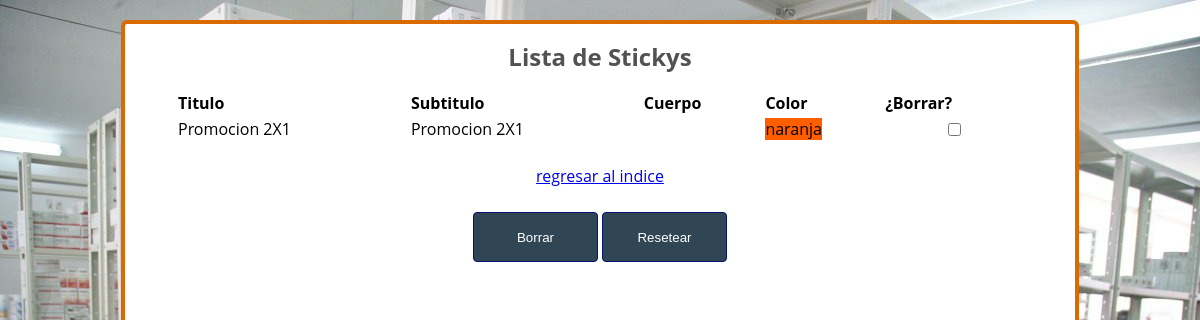
The page /sticky_view (signed in) on the database its author committed.
### home/models.py (models this page shows)
class Sticky(models.Model):
	titulo=models.CharField(max_length=300)
	subtitulo=models.CharField(max_length=300)
	descripcion=models.TextField()
	color=models.CharField(max_length=300,blank=True)

### home/views.py (the view)
# urls.py: path('sticky_view',Sticky_view,name='sticky_view'),
def Sticky_view(request):
	if request.method=='POST':
		checked = request.POST.getlist('CHECKED')
		for ch in checked:
			obj=get_object_or_404(Sticky, id=ch)
			obj.delete()
	sticky=Sticky.objects.all()
	context={
		'stickys':sticky,
		}
	return render(request,'home/sticky_view.htm',context)

### home/templates/home/sticky_view.htm (shortened to what this page needs)
{% extends 'producto/heredame_user.html' %}
{%block content %}
{% load static %}
<html>
<head>
<link rel="stylesheet" href="{% static 'css/form.css' %}">
</head>
<body>
<div  class="listing">
<form method="POST" action=""  onsubmit="return delete_selected_checkboxes();">{%csrf_token%}
	<h1>Lista de Stickys</h1>
	<div >
		<table border="0" width="100%" id="container_table">
			<tr>
				<th style="text-align:left">Titulo</th>
				<th style="text-align:left">Subtitulo</th>
				<th style="text-align:left">Cuerpo</th>
				<th style="text-align:left">Color</th>
				<th style="text-align:left">¿Borrar?</th>
			</tr>
			{% for sticky in stickys %}
			<tr>
				<td ><span">
					{{sticky.titulo}}</span></td>
				<td ><span">
					{{sticky.subtitulo}}</span></td>
				<td ><span">
					{{sticky.cuerpo}}</span></td>
				<td >
					{% if sticky.color|stringformat:"s" == "bg-primary" %}
					<span style="background-color: #08f7f7">celeste</span>
					{% elif sticky.color|stringformat:"s" == " " %}
					<span style="background-color: #7bff00">verde</span>
					{% elif sticky.color|stringformat:"s" == "bg-warning" %}
					<span style="background-color: #ff5e00">naranja</span>
					{% endif %}
				</td>
				<td ><p align="center"><input type="checkbox"  name="CHECKED" value="{{sticky.id}}"></td>
			</tr>
			{% endfor %}
		</table>
		<br>
		<a href="/">regresar al indice</a><br>
		<br>
		<table class="simplealign">
			<tr>
				<td><input type="submit" value="Borrar" name="B1" class="buttonsingle" ></td>
				<td><input type="reset" value="Resetear" name="B2" class="buttonsingle" ></td>
			</tr>
		</table>
	</div>
</form>
</div>
</body>
</html>
{% endblock %}

### static/css/form.css (style rules this page uses)
body { font-family: 'Open Sans', sans-serif; background-image: url("/static/images/farmaciapag.jpg"); background-size: 100% ; margin: 0 auto 0 auto; width:100%; text-align:center; margin: 20px 0px 20px 0px; }
p { font-size:12px; text-decoration: none; color:#000000; }
h1 { font-size:1.5em; color:#525252; }
.simplealign { margin-left:auto; margin-right:auto; }
.listing { background:white; width:850px; height:800px; border-radius:6px; margin: 0 auto 60 auto; padding:0px 50px 70px 50px; border: #da6a02 4px solid; position: relative; top:0; bottom: 0; left: 0; right: 0; margin: auto; }
.buttonsingle { background:#304655; width:125px; height:50px; padding-top:5px; padding-bottom:5px; color:white; border-radius:4px; border: #041470 1px solid; }

### rows shown on the page
Sticky: titulo "Promocion 2X1", subtitulo "Promocion 2X1", color "naranja"
